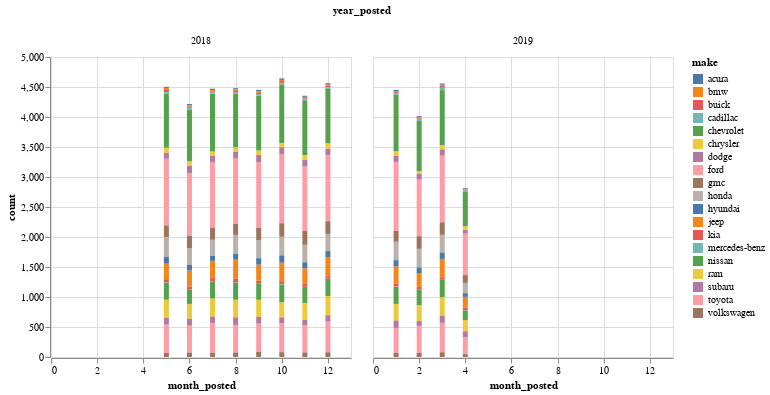

This figure's notebook cell:
### Code cell
chart = alt.Chart(adv_year_month).mark_bar().encode(x='month_posted', y='count', color='make', column='year_posted')
chart

### Figure 1 — Vega-Lite specification as saved in the notebook (floating-point values rounded to 4 significant figures; data arrays with more than 128 entries replaced by an {"elided": "..."} marker saying what was removed)
{"config": {"view": {"continuousWidth": 300, "continuousHeight": 300}}, "data": {"name": "data-3002c45f04b67544cc450637c317cbfa"}, "mark": {"type": "bar"}, "encoding": {"color": {"field": "make", "type": "nominal"}, "column": {"field": "year_posted", "type": "quantitative"}, "x": {"field": "month_posted", "type": "quantitative"}, "y": {"field": "count", "type": "quantitative"}}, "$schema": "https://vega.github.io/schema/vega-lite/v5.8.0.json", "datasets": {"data-3002c45f04b67544cc450637c317cbfa": {"elided": "227 records"}}}
